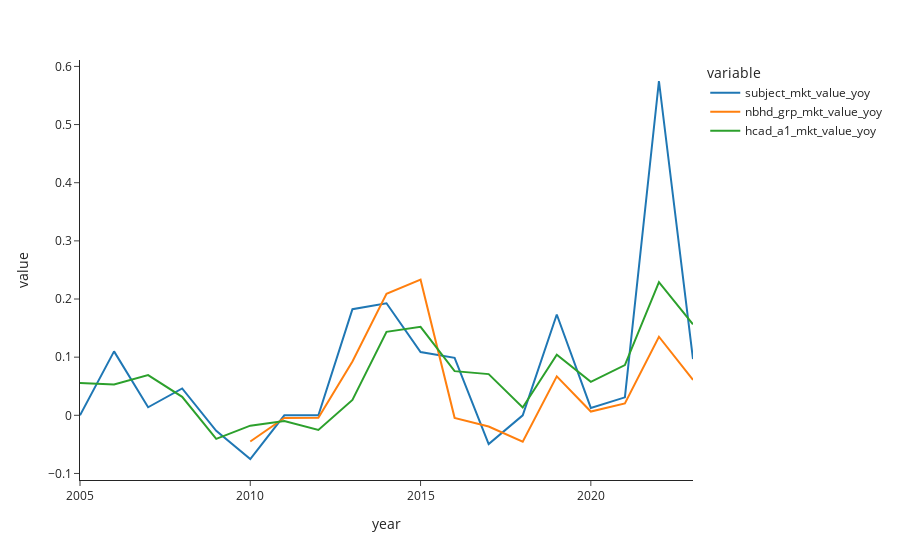

The notebook cell this image was saved under:
### Code cell
fig = px.line(market_trends_df, x='year', y=['subject_mkt_value_yoy','nbhd_grp_mkt_value_yoy','hcad_a1_mkt_value_yoy'], template='simple_white')
fig.show()

### Figure 1 — Plotly figure (JSON) as saved in the notebook; plotly's stock layout.template omitted (floating-point values rounded to 4 significant figures)
{"data": [{"hovertemplate": "variable=subject_mkt_value_yoy<br>year=%{x}<br>value=%{y}<extra></extra>", "legendgroup": "subject_mkt_value_yoy", "line": {"color": "#1F77B4", "dash": "solid"}, "mode": "lines", "name": "subject_mkt_value_yoy", "orientation": "v", "showlegend": true, "type": "scatter", "x": ["2005", "2006", "2007", "2008", "2009", "2010", "2011", "2012", "2013", "2014", "2015", "2016", "2017", "2018", "2019", "2020", "2021", "2022", "2023"], "xaxis": "x", "y": [0, 0.11, 0.01382, 0.04617, -0.02675, -0.07512, 0, 0, 0.1826, 0.1927, 0.1088, 0.09877, -0.04956, 0, 0.1733, 0.01265, 0.03093, 0.5749, 0.09664], "yaxis": "y"}, {"hovertemplate": "variable=nbhd_grp_mkt_value_yoy<br>year=%{x}<br>value=%{y}<extra></extra>", "legendgroup": "nbhd_grp_mkt_value_yoy", "line": {"color": "#FF7F0E", "dash": "solid"}, "mode": "lines", "name": "nbhd_grp_mkt_value_yoy", "orientation": "v", "showlegend": true, "type": "scatter", "x": ["2005", "2006", "2007", "2008", "2009", "2010", "2011", "2012", "2013", "2014", "2015", "2016", "2017", "2018", "2019", "2020", "2021", "2022", "2023"], "xaxis": "x", "y": [null, null, null, null, null, -0.04511, -0.004542, -0.004273, 0.09242, 0.2091, 0.2333, -0.004374, -0.01934, -0.04524, 0.06695, 0.006449, 0.02035, 0.1351, 0.06093], "yaxis": "y"}, {"hovertemplate": "variable=hcad_a1_mkt_value_yoy<br>year=%{x}<br>value=%{y}<extra></extra>", "legendgroup": "hcad_a1_mkt_value_yoy", "line": {"color": "#2CA02C", "dash": "solid"}, "mode": "lines", "name": "hcad_a1_mkt_value_yoy", "orientation": "v", "showlegend": true, "type": "scatter", "x": ["2005", "2006", "2007", "2008", "2009", "2010", "2011", "2012", "2013", "2014", "2015", "2016", "2017", "2018", "2019", "2020", "2021", "2022", "2023"], "xaxis": "x", "y": [0.05568, 0.05288, 0.06908, 0.03184, -0.0405, -0.01778, -0.009815, -0.02514, 0.02654, 0.1435, 0.1521, 0.07594, 0.07086, 0.0135, 0.1044, 0.05752, 0.08647, 0.229, 0.1565], "yaxis": "y"}], "layout": {"legend": {"title": {"text": "variable"}, "tracegroupgap": 0}, "margin": {"t": 60}, "xaxis": {"anchor": "y", "domain": [0, 1], "title": {"text": "year"}}, "yaxis": {"anchor": "x", "domain": [0, 1], "title": {"text": "value"}}}}
